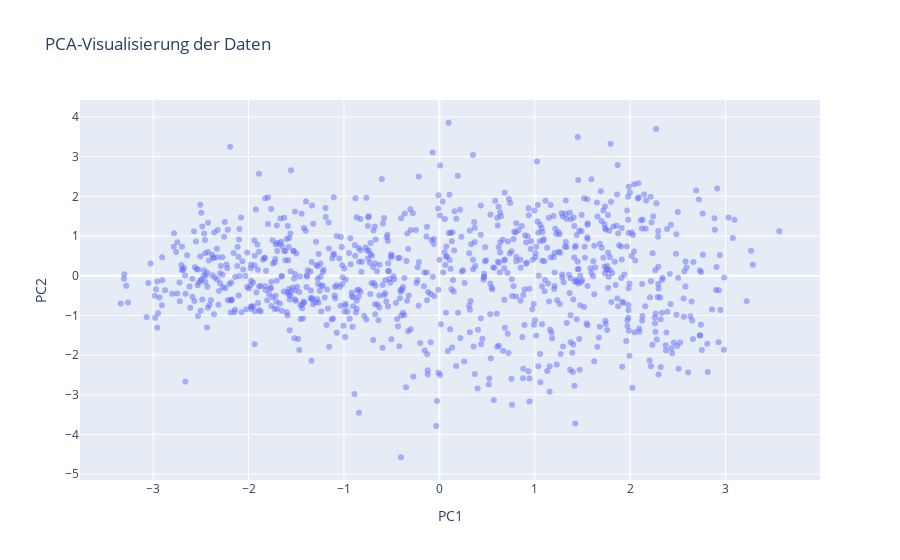

Here is the notebook cell this chart was saved with:
### Code cell
# Skalierung der Daten
scaler = StandardScaler()
data_scaled = scaler.fit_transform(data)

# PCA-Transformation mit zwei Hauptkomponenten
pca = PCA(n_components=2)
pca_result = pca.fit_transform(data_scaled)
df_pca = pd.DataFrame(pca_result, columns=['PC1', 'PC2'])

# Interaktive Visualisierung
fig = px.scatter(df_pca, x='PC1', y='PC2', title='PCA-Visualisierung der Daten', opacity=0.5)
fig.show()

### Figure 1 — Plotly figure (JSON) as saved in the notebook; plotly's stock layout.template omitted (floating-point values rounded to 4 significant figures; data arrays with more than 128 entries replaced by an {"elided": "..."} marker saying what was removed)
{"data": [{"hovertemplate": "PC1=%{x}<br>PC2=%{y}<extra></extra>", "legendgroup": "", "marker": {"color": "#636efa", "opacity": 0.5, "symbol": "circle"}, "mode": "markers", "name": "", "orientation": "v", "showlegend": false, "type": "scatter", "x": {"elided": "918 float values"}, "xaxis": "x", "y": {"elided": "918 float values"}, "yaxis": "y"}], "layout": {"legend": {"tracegroupgap": 0}, "title": {"text": "PCA-Visualisierung der Daten"}, "xaxis": {"anchor": "y", "domain": [0, 1], "title": {"text": "PC1"}}, "yaxis": {"anchor": "x", "domain": [0, 1], "title": {"text": "PC2"}}}}
